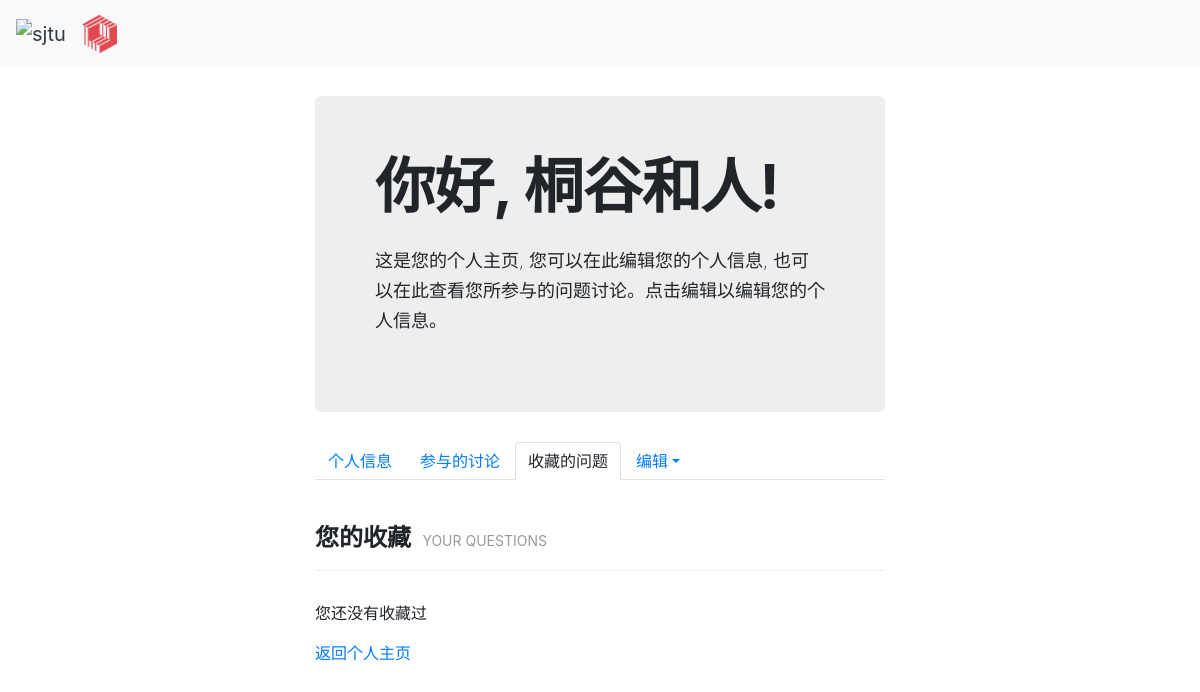
The app's page /qas_system/userpage/collect_question/ (signed in), older data.
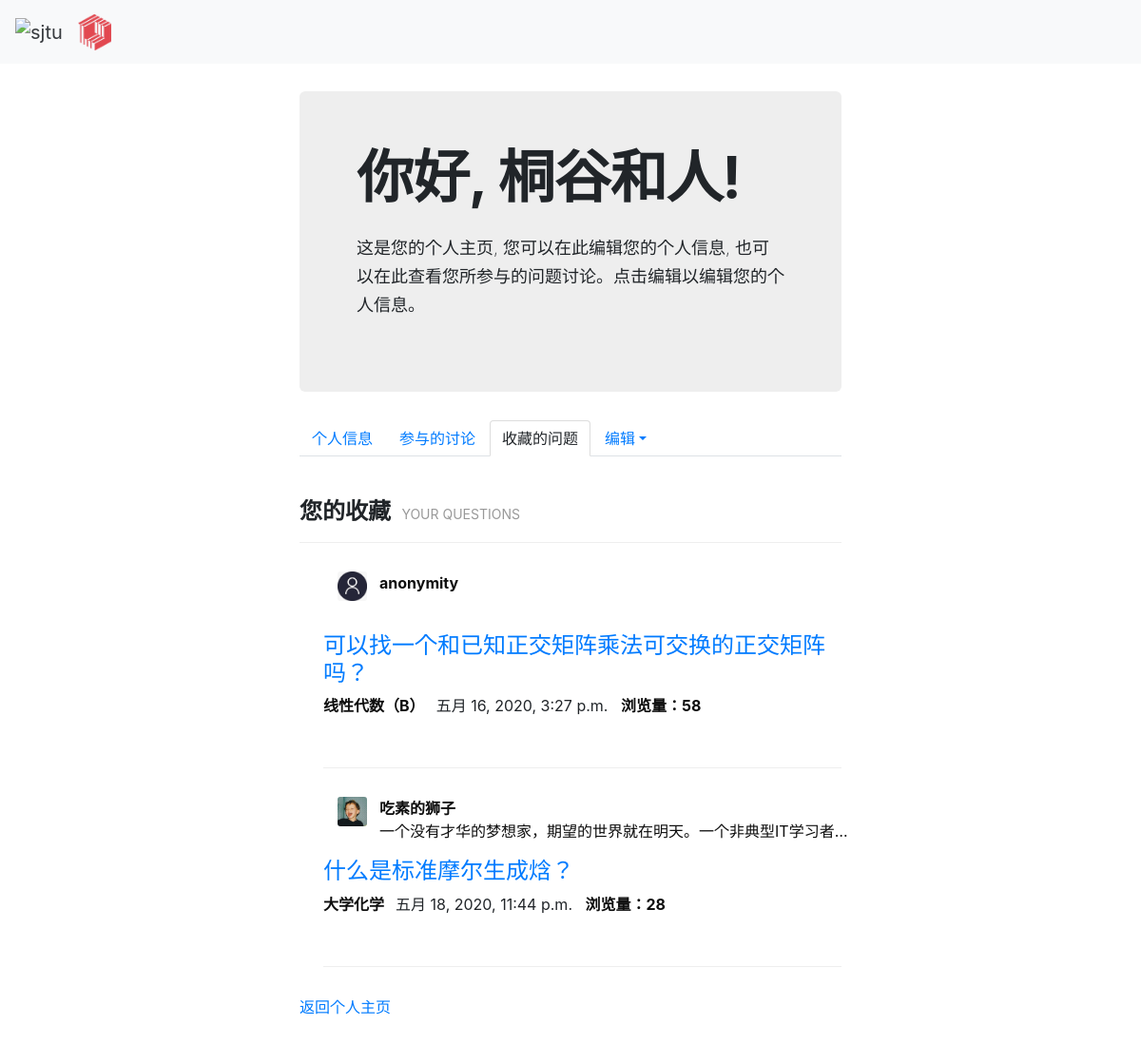
The same page, newer data.
### qas_system/models.py (models this page shows, shortened)
class Question(models.Model):
    question_title = models.CharField(verbose_name='标题', max_length=30, blank=False)
    question_text = RichTextField(verbose_name='具体描述')
    question_subject = models.ForeignKey('Subject', verbose_name='科目', on_delete=models.CASCADE)
    pub_date = models.DateTimeField(auto_now=True, verbose_name='提问日期')
    page_views = models.PositiveIntegerField(default=0, verbose_name='浏览量')
    questioner = models.ForeignKey('User', verbose_name='提问者', on_delete=models.CASCADE)
    good_num = models.IntegerField(default=0, verbose_name='点赞量')

class User(models.Model):
    user_name = models.CharField(verbose_name='用户名', max_length=30, blank=False, unique=True)
    password = models.CharField(verbose_name='密码', max_length=30, blank=False)
    avatar = models.ImageField(upload_to='avatar/', verbose_name='头像', blank=True, null=True)
    email = models.CharField(max_length=20, default='', verbose_name='邮箱', blank=True, null=True)
    bio = models.TextField(max_length=500, default='', verbose_name='个人简介', blank=True, null=True)
    college = models.CharField(max_length=30, default='', verbose_name='学院', blank=True, null=True)
    major = models.CharField(max_length=20, default='', verbose_name='专业', blank=True, null=True)
    grade = models.CharField(max_length=20, default='', verbose_name='年级', blank=True, null=True)
    sex = models.CharField(max_length=2, default='', verbose_name='性别', blank=True, null=True)
    collect_question = models.ManyToManyField('Question')
    def __str__(self):
        return self.user_name

class Subject(models.Model):
    name = models.CharField(max_length=30, unique=True, verbose_name='科目名称')
    def __str__(self):
        return self.name

### qas_system/views.py (the view)
# urls.py: path('userpage/collect_question/', views.userpage_collect_question),  # 查看收藏的问题
def userpage_collect_question(request):
    try:
        user = User.objects.get(id=request.session['user_id'])
    except KeyError:
        return HttpResponse("请先登录！")
    my_collect = user.collect_question.all()
    return render(request, 'personal_collect_question.html', {'my_collect': my_collect, 'user': user})

### templates/personal_collect_question.html (shortened to what this page needs)
{% extends 'base.html' %}
{% load static %}
{% block link_before %}
    <link href="{% static 'bootstrap-combined.min.css' %}" rel="stylesheet">
{% endblock %}
{% block link_after %}
    <link href="{% static 'layoutit.css'%}" rel="stylesheet">
{% endblock %}
{% block content %}
<div class="container-fluid">
	<div class="row-fluid">
		<div class="span3">
		</div>
		<div class="span6">
			<div class="hero-unit">
				<h1>
					<strong>你好, {{ user.user_name }}!</strong>
				</h1>
                <div>&nbsp;</div>
				<p>
					这是您的个人主页, 您可以在此编辑您的个人信息, 也可以在此查看您所参与的问题讨论。点击编辑以编辑您的个人信息。
				</p>
			</div>
			<ul class="nav nav-tabs">
				<li>
					<a href="/qas_system/userpage/">个人信息</a>
				</li>
				<li>
					<a href="/qas_system/userpage/related_discuss/">参与的讨论</a>
				</li>
                <li class="active">
					<a>收藏的问题</a>
				</li>
				<li class="dropdown" >
                    <a href="#" data-toggle="dropdown" class="dropdown-toggle">编辑</a>
				</li>
			</ul>
            <div>&nbsp;</div>
<div class="page-header" contenteditable="true"><h4><strong>您的收藏 &nbsp;<small>YOUR QUESTIONS</small></strong></h4></div>
{% if my_collect %}
    <ul>
    {% for question in my_collect %}
        <div class="desc">
            <div class="container-fluid">
                 <div class="span1">
                     {% if question.questioner.avatar %}
                         <img style="width: 50px" src="{{ question.questioner.avatar.url }}" class="card-img"/>
                     {% else %}
                         <img style="width: 50px" src="/media/avatar/default0.jpg" class="card-img"/>
                     {% endif %}
                 </div>
				 <div class="span10">
                     <a href="#" style="color: #0e0e0e"><strong>{{ question.questioner }}</strong></a>
                     <p style="color: #0e0e0e" class="pl">{{ question.questioner.bio }}&nbsp;</p>
                 </div>
			</div>
            <h4><a href="/qas_system/question/{{ question.id }}/">{{ question.question_title }}</a></h4>
			<p class="meta">
				 <span class="sub"><a href="#" style="color: #0e0e0e"><strong>{{ question.question_subject }}&nbsp;&nbsp;</strong></a></span>
				 <span class="date">{{ question.pub_date }}</span>
                 <span><a href="#" style="color: #0e0e0e">&nbsp;&nbsp;<strong>浏览量：{{ question.page_views }}</strong></a></span>
			</p>
        </div>
        <div class="page-header" contenteditable="true"></div>
    {% endfor %}
    </ul>
{% else %}
    <p>您还没有收藏过</p>
{% endif %}
        <a href="/qas_system/userpage/", target="_self">返回个人主页</a>
		</div>
		<div class="span3">
		</div>
</div>
</div>
{% endblock %}

Row changes from the older to the newer data that the page shows:
now on this page (row edited): Question: questioner "anonymity", question_title "可以找一个和已知正交矩阵乘法可交换的正交矩阵吗？", question_subject "线性代数（B）", pub_date "五月 16, 2020, 3:27 p.m.", page_views "58"
now on this page (row edited): Question: questioner.avatar (picture), questioner "吃素的狮子", questioner.bio "一个没有才华的梦想家，期望的世界就在明天。一个非典型IT学习者…", question_title "什么是标准摩尔生成焓？", question_subject "大学化学", pub_date "五月 18, 2020, 11:44 p.m.", page_views "28"
Text that changed along with them:
text no longer shown: "您还没有收藏过"
